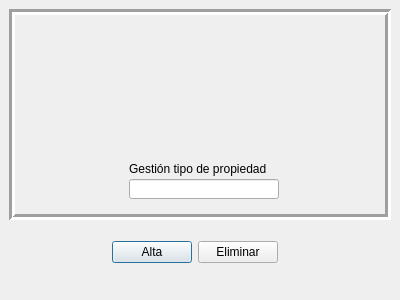
<?xml version="1.0" encoding="UTF-8"?>
<ui version="4.0">
 <class>dlgTipoProp</class>
 <widget class="QDialog" name="dlgTipoProp">
  <property name="windowModality">
   <enum>Qt::WindowModal</enum>
  </property>
  <property name="geometry">
   <rect>
    <x>0</x>
    <y>0</y>
    <width>400</width>
    <height>300</height>
   </rect>
  </property>
  <property name="minimumSize">
   <size>
    <width>400</width>
    <height>300</height>
   </size>
  </property>
  <property name="maximumSize">
   <size>
    <width>400</width>
    <height>300</height>
   </size>
  </property>
  <property name="windowTitle">
   <string>Gestión de propiedades</string>
  </property>
  <property name="windowIcon">
   <iconset>
    <normaloff>../img/icono.svg</normaloff>../img/icono.svg</iconset>
  </property>
  <property name="modal">
   <bool>true</bool>
  </property>
  <widget class="QFrame" name="frame">
   <property name="geometry">
    <rect>
     <x>9</x>
     <y>9</y>
     <width>382</width>
     <height>211</height>
    </rect>
   </property>
   <property name="frameShape">
    <enum>QFrame::Box</enum>
   </property>
   <property name="frameShadow">
    <enum>QFrame::Sunken</enum>
   </property>
   <property name="lineWidth">
    <number>3</number>
   </property>
   <widget class="QLineEdit" name="txtGestionprop">
    <property name="geometry">
     <rect>
      <x>120</x>
      <y>170</y>
      <width>150</width>
      <height>20</height>
     </rect>
    </property>
    <property name="minimumSize">
     <size>
      <width>150</width>
      <height>20</height>
     </size>
    </property>
    <property name="maximumSize">
     <size>
      <width>150</width>
      <height>20</height>
     </size>
    </property>
   </widget>
   <widget class="QLabel" name="lblGestionprop">
    <property name="geometry">
     <rect>
      <x>120</x>
      <y>150</y>
      <width>141</width>
      <height>20</height>
     </rect>
    </property>
    <property name="text">
     <string>Gestión tipo de propiedad</string>
    </property>
   </widget>
   <widget class="QLabel" name="iconGestionprop">
    <property name="geometry">
     <rect>
      <x>120</x>
      <y>10</y>
      <width>141</width>
      <height>131</height>
     </rect>
    </property>
    <property name="text">
     <string/>
    </property>
    <property name="pixmap">
     <pixmap>../img/icono.svg</pixmap>
    </property>
   </widget>
  </widget>
  <widget class="QWidget" name="layoutWidget">
   <property name="geometry">
    <rect>
     <x>70</x>
     <y>240</y>
     <width>250</width>
     <height>25</height>
    </rect>
   </property>
   <layout class="QHBoxLayout" name="horizontalLayout">
    <item>
     <spacer name="horizontalSpacer">
      <property name="orientation">
       <enum>Qt::Horizontal</enum>
      </property>
      <property name="sizeHint" stdset="0">
       <size>
        <width>40</width>
        <height>20</height>
       </size>
      </property>
     </spacer>
    </item>
    <item>
     <widget class="QPushButton" name="btnAltatipoprop">
      <property name="text">
       <string>Alta</string>
      </property>
     </widget>
    </item>
    <item>
     <widget class="QPushButton" name="btnBajatipoprop">
      <property name="text">
       <string>Eliminar</string>
      </property>
     </widget>
    </item>
    <item>
     <spacer name="horizontalSpacer_2">
      <property name="orientation">
       <enum>Qt::Horizontal</enum>
      </property>
      <property name="sizeHint" stdset="0">
       <size>
        <width>40</width>
        <height>20</height>
       </size>
      </property>
     </spacer>
    </item>
   </layout>
  </widget>
 </widget>
 <resources/>
 <connections/>
</ui>
